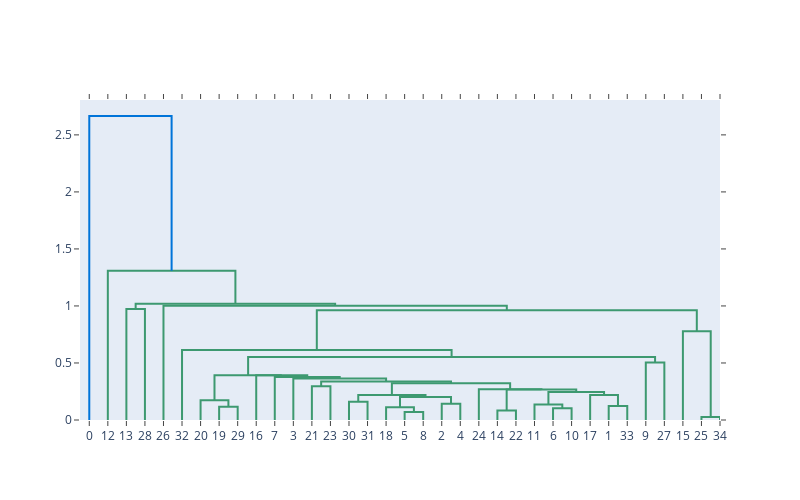

The code cell stored with this chart in its notebook:
### Markdown cell above
### 3.5. Creación de Dendrogramas Interactivos

Utilizaremos Plotly para crear un dendrograma interactivo.

### Code cell
import plotly.figure_factory as ff

def interactive_dendrogram(Z):
    fig = ff.create_dendrogram(X_scaled_sample, linkagefun=lambda x: Z)
    fig.update_layout(width=800, height=500)
    fig.show()

interactive_dendrogram(Z)

### Figure 1 — Plotly figure (JSON) as saved in the notebook; plotly's stock layout.template omitted (floating-point values rounded to 4 significant figures)
{"data": [{"hoverinfo": "text", "marker": {"color": "rgb(61,153,112)"}, "mode": "lines", "type": "scatter", "x": [25, 25, 35, 35], "xaxis": "x", "y": [0, 0.9724, 0.9724, 0], "yaxis": "y"}, {"hoverinfo": "text", "marker": {"color": "rgb(61,153,112)"}, "mode": "lines", "type": "scatter", "x": [75, 75, 85, 85], "xaxis": "x", "y": [0, 0.1166, 0.1166, 0], "yaxis": "y"}, {"hoverinfo": "text", "marker": {"color": "rgb(61,153,112)"}, "mode": "lines", "type": "scatter", "x": [65, 65, 80, 80], "xaxis": "x", "y": [0, 0.1734, 0.1734, 0.1166], "yaxis": "y"}, {"hoverinfo": "text", "marker": {"color": "rgb(61,153,112)"}, "mode": "lines", "type": "scatter", "x": [125, 125, 135, 135], "xaxis": "x", "y": [0, 0.2955, 0.2955, 0], "yaxis": "y"}, {"hoverinfo": "text", "marker": {"color": "rgb(61,153,112)"}, "mode": "lines", "type": "scatter", "x": [145, 145, 155, 155], "xaxis": "x", "y": [0, 0.1595, 0.1595, 0], "yaxis": "y"}, {"hoverinfo": "text", "marker": {"color": "rgb(61,153,112)"}, "mode": "lines", "type": "scatter", "x": [175, 175, 185, 185], "xaxis": "x", "y": [0, 0.06978, 0.06978, 0], "yaxis": "y"}, {"hoverinfo": "text", "marker": {"color": "rgb(61,153,112)"}, "mode": "lines", "type": "scatter", "x": [165, 165, 180, 180], "xaxis": "x", "y": [0, 0.1126, 0.1126, 0.06978], "yaxis": "y"}, {"hoverinfo": "text", "marker": {"color": "rgb(61,153,112)"}, "mode": "lines", "type": "scatter", "x": [195, 195, 205, 205], "xaxis": "x", "y": [0, 0.1418, 0.1418, 0], "yaxis": "y"}, {"hoverinfo": "text", "marker": {"color": "rgb(61,153,112)"}, "mode": "lines", "type": "scatter", "x": [172.5, 172.5, 200, 200], "xaxis": "x", "y": [0.1126, 0.2022, 0.2022, 0.1418], "yaxis": "y"}, {"hoverinfo": "text", "marker": {"color": "rgb(61,153,112)"}, "mode": "lines", "type": "scatter", "x": [150, 150, 186.2, 186.2], "xaxis": "x", "y": [0.1595, 0.2192, 0.2192, 0.2022], "yaxis": "y"}, {"hoverinfo": "text", "marker": {"color": "rgb(61,153,112)"}, "mode": "lines", "type": "scatter", "x": [225, 225, 235, 235], "xaxis": "x", "y": [0, 0.08236, 0.08236, 0], "yaxis": "y"}, {"hoverinfo": "text", "marker": {"color": "rgb(61,153,112)"}, "mode": "lines", "type": "scatter", "x": [255, 255, 265, 265], "xaxis": "x", "y": [0, 0.1032, 0.1032, 0], "yaxis": "y"}, {"hoverinfo": "text", "marker": {"color": "rgb(61,153,112)"}, "mode": "lines", "type": "scatter", "x": [245, 245, 260, 260], "xaxis": "x", "y": [0, 0.1355, 0.1355, 0.1032], "yaxis": "y"}, {"hoverinfo": "text", "marker": {"color": "rgb(61,153,112)"}, "mode": "lines", "type": "scatter", "x": [285, 285, 295, 295], "xaxis": "x", "y": [0, 0.1224, 0.1224, 0], "yaxis": "y"}, {"hoverinfo": "text", "marker": {"color": "rgb(61,153,112)"}, "mode": "lines", "type": "scatter", "x": [275, 275, 290, 290], "xaxis": "x", "y": [0, 0.2193, 0.2193, 0.1224], "yaxis": "y"}, {"hoverinfo": "text", "marker": {"color": "rgb(61,153,112)"}, "mode": "lines", "type": "scatter", "x": [252.5, 252.5, 282.5, 282.5], "xaxis": "x", "y": [0.1355, 0.2455, 0.2455, 0.2193], "yaxis": "y"}, {"hoverinfo": "text", "marker": {"color": "rgb(61,153,112)"}, "mode": "lines", "type": "scatter", "x": [230, 230, 267.5, 267.5], "xaxis": "x", "y": [0.08236, 0.2675, 0.2675, 0.2455], "yaxis": "y"}, {"hoverinfo": "text", "marker": {"color": "rgb(61,153,112)"}, "mode": "lines", "type": "scatter", "x": [215, 215, 248.8, 248.8], "xaxis": "x", "y": [0, 0.2703, 0.2703, 0.2675], "yaxis": "y"}, {"hoverinfo": "text", "marker": {"color": "rgb(61,153,112)"}, "mode": "lines", "type": "scatter", "x": [168.1, 168.1, 231.9, 231.9], "xaxis": "x", "y": [0.2192, 0.3223, 0.3223, 0.2703], "yaxis": "y"}, {"hoverinfo": "text", "marker": {"color": "rgb(61,153,112)"}, "mode": "lines", "type": "scatter", "x": [130, 130, 200, 200], "xaxis": "x", "y": [0.2955, 0.3384, 0.3384, 0.3223], "yaxis": "y"}, {"hoverinfo": "text", "marker": {"color": "rgb(61,153,112)"}, "mode": "lines", "type": "scatter", "x": [115, 115, 165, 165], "xaxis": "x", "y": [0, 0.3643, 0.3643, 0.3384], "yaxis": "y"}, {"hoverinfo": "text", "marker": {"color": "rgb(61,153,112)"}, "mode": "lines", "type": "scatter", "x": [105, 105, 140, 140], "xaxis": "x", "y": [0, 0.3765, 0.3765, 0.3643], "yaxis": "y"}, {"hoverinfo": "text", "marker": {"color": "rgb(61,153,112)"}, "mode": "lines", "type": "scatter", "x": [95, 95, 122.5, 122.5], "xaxis": "x", "y": [0, 0.3925, 0.3925, 0.3765], "yaxis": "y"}, {"hoverinfo": "text", "marker": {"color": "rgb(61,153,112)"}, "mode": "lines", "type": "scatter", "x": [72.5, 72.5, 108.8, 108.8], "xaxis": "x", "y": [0.1734, 0.3931, 0.3931, 0.3925], "yaxis": "y"}, {"hoverinfo": "text", "marker": {"color": "rgb(61,153,112)"}, "mode": "lines", "type": "scatter", "x": [305, 305, 315, 315], "xaxis": "x", "y": [0, 0.505, 0.505, 0], "yaxis": "y"}, {"hoverinfo": "text", "marker": {"color": "rgb(61,153,112)"}, "mode": "lines", "type": "scatter", "x": [90.62, 90.62, 310, 310], "xaxis": "x", "y": [0.3931, 0.5519, 0.5519, 0.505], "yaxis": "y"}, {"hoverinfo": "text", "marker": {"color": "rgb(61,153,112)"}, "mode": "lines", "type": "scatter", "x": [55, 55, 200.3, 200.3], "xaxis": "x", "y": [0, 0.6147, 0.6147, 0.5519], "yaxis": "y"}, {"hoverinfo": "text", "marker": {"color": "rgb(61,153,112)"}, "mode": "lines", "type": "scatter", "x": [335, 335, 345, 345], "xaxis": "x", "y": [0, 0.02615, 0.02615, 0], "yaxis": "y"}, {"hoverinfo": "text", "marker": {"color": "rgb(61,153,112)"}, "mode": "lines", "type": "scatter", "x": [325, 325, 340, 340], "xaxis": "x", "y": [0, 0.7787, 0.7787, 0.02615], "yaxis": "y"}, {"hoverinfo": "text", "marker": {"color": "rgb(61,153,112)"}, "mode": "lines", "type": "scatter", "x": [127.7, 127.7, 332.5, 332.5], "xaxis": "x", "y": [0.6147, 0.963, 0.963, 0.7787], "yaxis": "y"}, {"hoverinfo": "text", "marker": {"color": "rgb(61,153,112)"}, "mode": "lines", "type": "scatter", "x": [45, 45, 230.1, 230.1], "xaxis": "x", "y": [0, 1.003, 1.003, 0.963], "yaxis": "y"}, {"hoverinfo": "text", "marker": {"color": "rgb(61,153,112)"}, "mode": "lines", "type": "scatter", "x": [30, 30, 137.5, 137.5], "xaxis": "x", "y": [0.9724, 1.019, 1.019, 1.003], "yaxis": "y"}, {"hoverinfo": "text", "marker": {"color": "rgb(61,153,112)"}, "mode": "lines", "type": "scatter", "x": [15, 15, 83.77, 83.77], "xaxis": "x", "y": [0, 1.308, 1.308, 1.019], "yaxis": "y"}, {"hoverinfo": "text", "marker": {"color": "rgb(0,116,217)"}, "mode": "lines", "type": "scatter", "x": [5, 5, 49.38, 49.38], "xaxis": "x", "y": [0, 2.666, 2.666, 1.308], "yaxis": "y"}], "layout": {"autosize": false, "height": 500, "hovermode": "closest", "showlegend": false, "width": 800, "xaxis": {"mirror": "allticks", "rangemode": "tozero", "showgrid": false, "showline": true, "showticklabels": true, "tickmode": "array", "ticks": "outside", "ticktext": ["0", "12", "13", "28", "26", "32", "20", "19", "29", "16", "7", "3", "21", "23", "30", "31", "18", "5", "8", "2", "4", "24", "14", "22", "11", "6", "10", "17", "1", "33", "9", "27", "15", "25", "34"], "tickvals": [5, 15, 25, 35, 45, 55, 65, 75, 85, 95, 105, 115, 125, 135, 145, 155, 165, 175, 185, 195, 205, 215, 225, 235, 245, 255, 265, 275, 285, 295, 305, 315, 325, 335, 345], "type": "linear", "zeroline": false}, "yaxis": {"mirror": "allticks", "rangemode": "tozero", "showgrid": false, "showline": true, "showticklabels": true, "ticks": "outside", "type": "linear", "zeroline": false}}}
